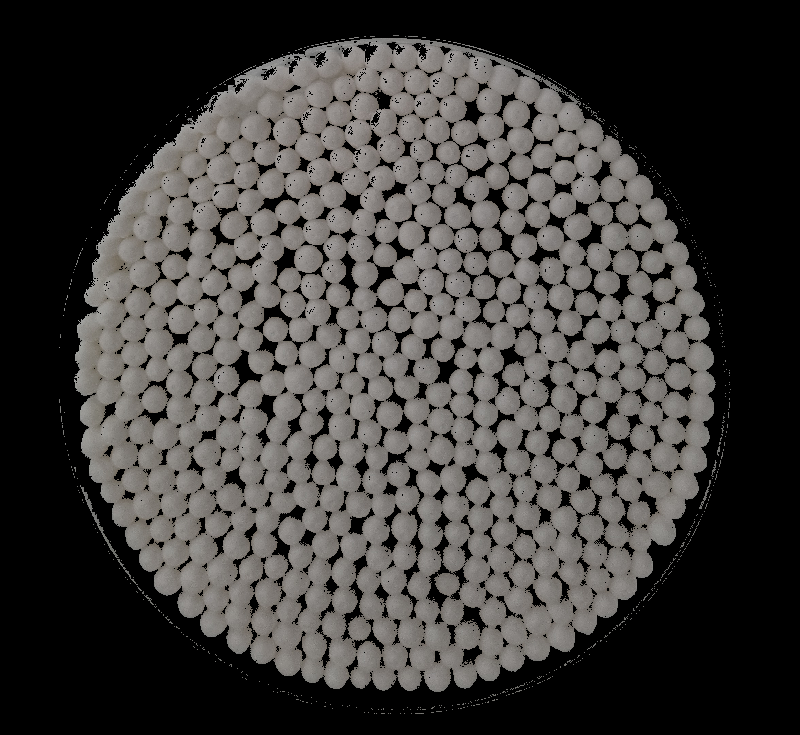
#> input picture 팀플/mb_0001.png, 800 x 735 px
$ python ssss.py
#> lines starting #> are read from the running program, lines starting #| are printed output that depends on the picture; after the words box and inside, x2 and y2 are one past the last pixel; in counts of white or black regions, pixels touching at a corner belong together
import cv2
import numpy as np

# 이미지 읽기 및 원본 비율 유지하면서 크기 조정 함수
def resize_image(image, width=None, height=None):
    dim = None
    (h, w) = image.shape[:2]

    if width is None and height is None:
        return image

    if width is None:
        r = height / float(h)
        dim = (int(w * r), height)
    else:
        r = width / float(w)
        dim = (width, int(h * r))

    return cv2.resize(image, dim, interpolation=cv2.INTER_AREA)

# 이미지 읽기 및 크기 조정
image_path = 'mb_0001.png'
img = cv2.imread(image_path, cv2.IMREAD_COLOR)
#> img is the input picture: shape (735, 800, 3); mean B, G, R 59, 61, 63.1
img_resized = resize_image(img, width=800)  # 화면에 맞게 크기 조정

# 그레이스케일 변환
gray = cv2.cvtColor(img_resized, cv2.COLOR_BGR2GRAY)

# # 블러 적용
# blurred = cv2.GaussianBlur(gray, (5, 5), 0)

# # 팽창과 침식 연산으로 이미지 전처리
# kernel = np.ones((2, 2), np.uint8)
# dilated = cv2.dilate(blurred, kernel, iterations=2)
# eroded = cv2.erode(dilated, kernel, iterations=1)

# 허프 변환을 이용한 원 검출
circles = cv2.HoughCircles(
    gray,
    cv2.HOUGH_GRADIENT,
    dp=1.3,
    minDist=18,  # 면봉들이 밀접해 있기 때문에 최소 거리 조정
    param1=40, #  허프 변환에서 자체적으로 캐니 엣지를 적용하게 되는데, 이때 사용되는 상위 임곗값을 의미합니다 하위 임곗값은 자동으로 할당되며, 상위 임곗값의 절반에 해당하는 값을 사용
    param2=28,  # 더 많은 원을 검출하도록 임계값 조정
    minRadius=4,  # 면봉의 크기에 맞는 최소 반지름 조정
    maxRadius=16  # 면봉의 크기에 맞는 최대 반지름 조정
)
#> circles = 280 rows, first 8: [143.6, 273.6, 15.18], [519.3, 139.8, 13.75], [112.4, 364.6, 15.18], [515.4, 628.5, 15.18], [464.7, 131.9, 13.75], [363.3, 107.2, 15.18], [521.9, 575.2, 15.18], [390.6, 147.5, 13.75]

# 검출된 원을 이미지에 그리기 및 개수 세기
num_circles = 0
if circles is not None:
    circles = np.uint16(np.around(circles))
#> circles = 280 rows, first 8: [144, 274, 15], [519, 140, 14], [112, 365, 15], [515, 629, 15], [465, 132, 14], [363, 107, 15], [522, 575, 15], [391, 148, 14]
    num_circles = len(circles[0])
#> num_circles = 280
    for circle in circles[0, :]:
        center = (circle[0], circle[1])  # 원의 중심
        radius = circle[2] - 3  # 원의 크기 줄이기 (반지름에서 3을 뺌)
        # 원 그리기 (빨간색, 두께 2로 조정)
        cv2.circle(img_resized, center, radius, (0, 0, 255), 2)  # 두께 2로 조정
#> this loop made 280 passes
#> (circle, radius) on passes 1 to 3: ([144, 274, 15], 12), ([519, 140, 14], 11), ([112, 365, 15], 12)
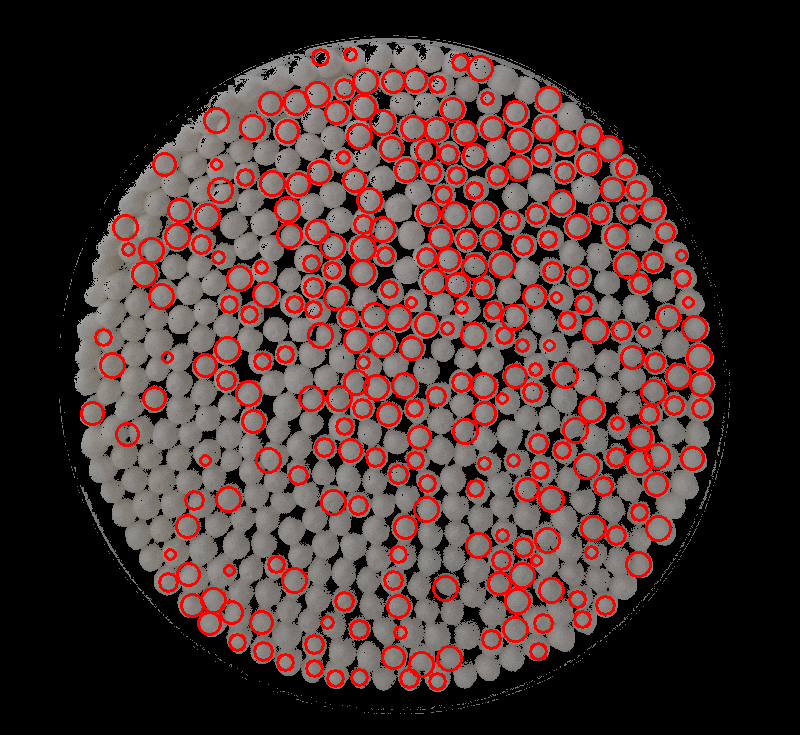
#> img_resized: shape (735, 800, 3); 8.65% of pixels changed, all inside (x1, y1, x2, y2) = (80, 47, 714, 691)

# 이미지 위에 원의 개수 출력
cv2.putText(img_resized, f"Count: {num_circles}", (10, 50), cv2.FONT_HERSHEY_SIMPLEX, 1, (0, 255, 255), 2, cv2.LINE_AA)
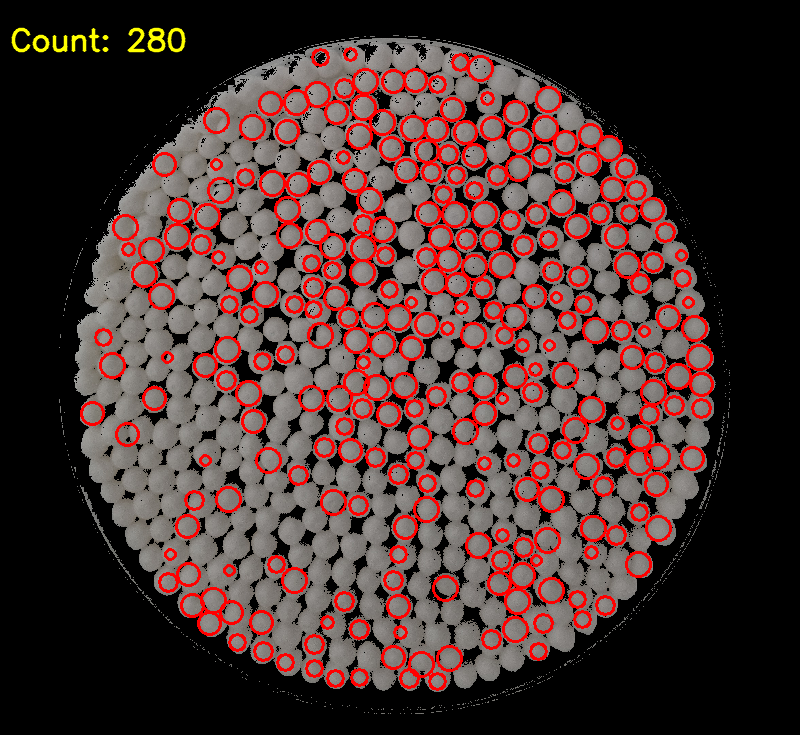
#> img_resized: shape (735, 800, 3); 0.33% of pixels changed, all inside (x1, y1, x2, y2) = (11, 27, 186, 53)

# 결과 출력
cv2.imshow('Detected Circles', img_resized)
cv2.waitKey(0)
cv2.destroyAllWindows()
